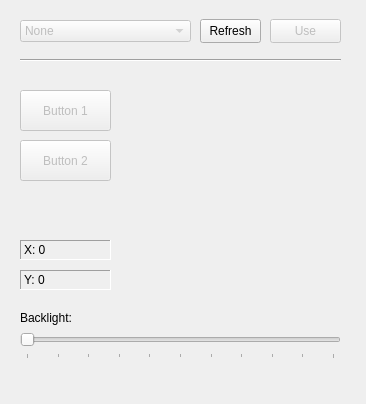
<?xml version="1.0" encoding="UTF-8"?>
<ui version="4.0">
 <class>MainWindow</class>
 <widget class="QMainWindow" name="MainWindow">
  <property name="geometry">
   <rect>
    <x>0</x>
    <y>0</y>
    <width>366</width>
    <height>404</height>
   </rect>
  </property>
  <property name="windowTitle">
   <string>FlightStick</string>
  </property>
  <property name="windowIcon">
   <iconset resource="default.qrc">
    <normaloff>:/Resources/icon.ico</normaloff>:/Resources/icon.ico</iconset>
  </property>
  <widget class="QWidget" name="centralWidget">
   <widget class="QComboBox" name="comboBox_Devices">
    <property name="enabled">
     <bool>false</bool>
    </property>
    <property name="geometry">
     <rect>
      <x>20</x>
      <y>20</y>
      <width>171</width>
      <height>22</height>
     </rect>
    </property>
    <item>
     <property name="text">
      <string>None</string>
     </property>
    </item>
   </widget>
   <widget class="QPushButton" name="pushButton_Use">
    <property name="enabled">
     <bool>false</bool>
    </property>
    <property name="geometry">
     <rect>
      <x>270</x>
      <y>19</y>
      <width>71</width>
      <height>24</height>
     </rect>
    </property>
    <property name="text">
     <string>Use</string>
    </property>
   </widget>
   <widget class="QPushButton" name="pushButton_Refresh">
    <property name="geometry">
     <rect>
      <x>200</x>
      <y>19</y>
      <width>61</width>
      <height>24</height>
     </rect>
    </property>
    <property name="text">
     <string>Refresh</string>
    </property>
   </widget>
   <widget class="QSlider" name="horizontalSlider_Backlight">
    <property name="enabled">
     <bool>false</bool>
    </property>
    <property name="geometry">
     <rect>
      <x>20</x>
      <y>328</y>
      <width>321</width>
      <height>31</height>
     </rect>
    </property>
    <property name="maximum">
     <number>100</number>
    </property>
    <property name="pageStep">
     <number>15</number>
    </property>
    <property name="orientation">
     <enum>Qt::Horizontal</enum>
    </property>
    <property name="tickPosition">
     <enum>QSlider::TicksBelow</enum>
    </property>
    <property name="tickInterval">
     <number>10</number>
    </property>
   </widget>
   <widget class="QLabel" name="label_Backlight">
    <property name="geometry">
     <rect>
      <x>20</x>
      <y>310</y>
      <width>61</width>
      <height>16</height>
     </rect>
    </property>
    <property name="text">
     <string>Backlight:</string>
    </property>
   </widget>
   <widget class="QPushButton" name="pushButton_1">
    <property name="enabled">
     <bool>false</bool>
    </property>
    <property name="geometry">
     <rect>
      <x>20</x>
      <y>90</y>
      <width>91</width>
      <height>41</height>
     </rect>
    </property>
    <property name="text">
     <string>Button 1</string>
    </property>
    <property name="checkable">
     <bool>true</bool>
    </property>
    <property name="checked">
     <bool>false</bool>
    </property>
    <property name="flat">
     <bool>false</bool>
    </property>
   </widget>
   <widget class="QPushButton" name="pushButton_2">
    <property name="enabled">
     <bool>false</bool>
    </property>
    <property name="geometry">
     <rect>
      <x>20</x>
      <y>140</y>
      <width>91</width>
      <height>41</height>
     </rect>
    </property>
    <property name="text">
     <string>Button 2</string>
    </property>
    <property name="checkable">
     <bool>true</bool>
    </property>
    <property name="checked">
     <bool>false</bool>
    </property>
    <property name="flat">
     <bool>false</bool>
    </property>
   </widget>
   <widget class="QLabel" name="label_X">
    <property name="geometry">
     <rect>
      <x>20</x>
      <y>240</y>
      <width>91</width>
      <height>20</height>
     </rect>
    </property>
    <property name="frameShape">
     <enum>QFrame::Panel</enum>
    </property>
    <property name="frameShadow">
     <enum>QFrame::Sunken</enum>
    </property>
    <property name="text">
     <string>X: 0</string>
    </property>
    <property name="alignment">
     <set>Qt::AlignLeading|Qt::AlignLeft|Qt::AlignVCenter</set>
    </property>
   </widget>
   <widget class="QLabel" name="label_Y">
    <property name="geometry">
     <rect>
      <x>20</x>
      <y>270</y>
      <width>91</width>
      <height>20</height>
     </rect>
    </property>
    <property name="frameShape">
     <enum>QFrame::Panel</enum>
    </property>
    <property name="frameShadow">
     <enum>QFrame::Sunken</enum>
    </property>
    <property name="text">
     <string>Y: 0</string>
    </property>
    <property name="alignment">
     <set>Qt::AlignLeading|Qt::AlignLeft|Qt::AlignVCenter</set>
    </property>
   </widget>
   <widget class="QWidget" name="widget_RsFlightStickIndicator" native="true">
    <property name="geometry">
     <rect>
      <x>140</x>
      <y>90</y>
      <width>201</width>
      <height>201</height>
     </rect>
    </property>
   </widget>
   <widget class="Line" name="line">
    <property name="geometry">
     <rect>
      <x>20</x>
      <y>50</y>
      <width>321</width>
      <height>21</height>
     </rect>
    </property>
    <property name="orientation">
     <enum>Qt::Horizontal</enum>
    </property>
   </widget>
   <widget class="QLabel" name="label_About">
    <property name="enabled">
     <bool>true</bool>
    </property>
    <property name="geometry">
     <rect>
      <x>210</x>
      <y>380</y>
      <width>131</width>
      <height>24</height>
     </rect>
    </property>
    <property name="frameShadow">
     <enum>QFrame::Plain</enum>
    </property>
    <property name="text">
     <string>&lt;html&gt;&lt;head/&gt;&lt;body&gt;
&lt;p&gt;

&lt;a href=&quot;http://rocket-scientist.me&quot;&gt;&lt;img src=&quot;:/Resources/logo.png&quot;/&gt;&lt;/a&gt;

&lt;/p&gt;
&lt;/body&gt;&lt;/html&gt;</string>
    </property>
    <property name="textFormat">
     <enum>Qt::RichText</enum>
    </property>
    <property name="scaledContents">
     <bool>false</bool>
    </property>
    <property name="alignment">
     <set>Qt::AlignLeading|Qt::AlignLeft|Qt::AlignVCenter</set>
    </property>
   </widget>
   <zorder>comboBox_Devices</zorder>
   <zorder>pushButton_Use</zorder>
   <zorder>pushButton_Refresh</zorder>
   <zorder>horizontalSlider_Backlight</zorder>
   <zorder>label_Backlight</zorder>
   <zorder>pushButton_1</zorder>
   <zorder>pushButton_2</zorder>
   <zorder>widget_RsFlightStickIndicator</zorder>
   <zorder>label_Y</zorder>
   <zorder>label_X</zorder>
   <zorder>line</zorder>
   <zorder>label_About</zorder>
  </widget>
  <action name="actionRefresh">
   <property name="text">
    <string>Refresh</string>
   </property>
  </action>
  <action name="actionUse">
   <property name="text">
    <string>Use</string>
   </property>
  </action>
  <action name="actionSetBacklight">
   <property name="text">
    <string>SetBacklight</string>
   </property>
  </action>
 </widget>
 <layoutdefault spacing="6" margin="11"/>
 <tabstops>
  <tabstop>comboBox_Devices</tabstop>
  <tabstop>pushButton_Refresh</tabstop>
  <tabstop>pushButton_Use</tabstop>
  <tabstop>pushButton_1</tabstop>
  <tabstop>pushButton_2</tabstop>
  <tabstop>horizontalSlider_Backlight</tabstop>
 </tabstops>
 <resources>
  <include location="default.qrc"/>
 </resources>
 <connections>
  <connection>
   <sender>pushButton_Refresh</sender>
   <signal>clicked()</signal>
   <receiver>actionRefresh</receiver>
   <slot>trigger()</slot>
   <hints>
    <hint type="sourcelabel">
     <x>165</x>
     <y>65</y>
    </hint>
    <hint type="destinationlabel">
     <x>-1</x>
     <y>-1</y>
    </hint>
   </hints>
  </connection>
  <connection>
   <sender>pushButton_Use</sender>
   <signal>clicked()</signal>
   <receiver>actionUse</receiver>
   <slot>trigger()</slot>
   <hints>
    <hint type="sourcelabel">
     <x>305</x>
     <y>30</y>
    </hint>
    <hint type="destinationlabel">
     <x>-1</x>
     <y>-1</y>
    </hint>
   </hints>
  </connection>
  <connection>
   <sender>horizontalSlider_Backlight</sender>
   <signal>valueChanged(int)</signal>
   <receiver>actionSetBacklight</receiver>
   <slot>trigger()</slot>
   <hints>
    <hint type="sourcelabel">
     <x>180</x>
     <y>343</y>
    </hint>
    <hint type="destinationlabel">
     <x>-1</x>
     <y>-1</y>
    </hint>
   </hints>
  </connection>
 </connections>
</ui>
